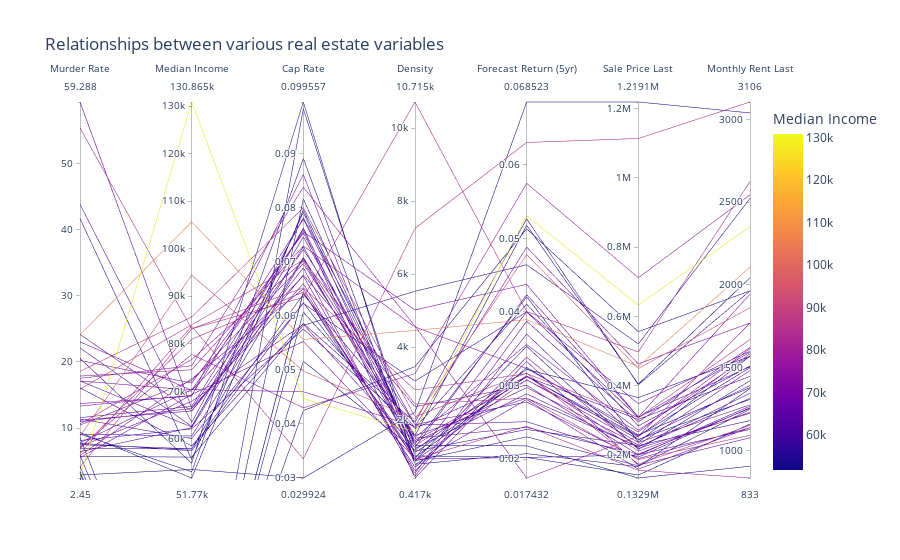

Notebook source saved alongside this figure:
### Markdown cell above
### Other plots that may or may not be used in final dashboard

### Code cell
# Parallel Categories Plot

def parallelcoord_func():


    # Pulling a subset of data from combined df
    # Min Population - leave equal to 0 if no conditions
    min_population=0
    columns_needed=['MSA',
                    'Murder Rate',
                    'Median income (dollars)',
                    'Capitalization Rate Last',
                    'Density',
                    '5 Year Avg Return',
                    'Sale Price Last',
                    'Monthly Rent Last',
                    ]
    data_frame=combined_df[combined_df['Population']>min_population]

    # data_frame.set_index('MSA', inplace=True)
    
    paralleldata_frame=data_frame[columns_needed].dropna(subset=columns_needed)



    plotparallelcoord=px.parallel_coordinates(
            paralleldata_frame,
            labels={"Median income (dollars)": "Median Income",
                    "Capitalization Rate Last": "Cap Rate",
                    "5 Year Avg Return": "Forecast Return (5yr)",
                    "% Sale Price Change Since Feb 2019": "Sale Price Change", 
                    "% Rent Change Since Feb 2019": "Rent Price Change"},
            color="Median income (dollars)",
            title="Relationships between various real estate variables")

    return plotparallelcoord

parallelcoord_func()
